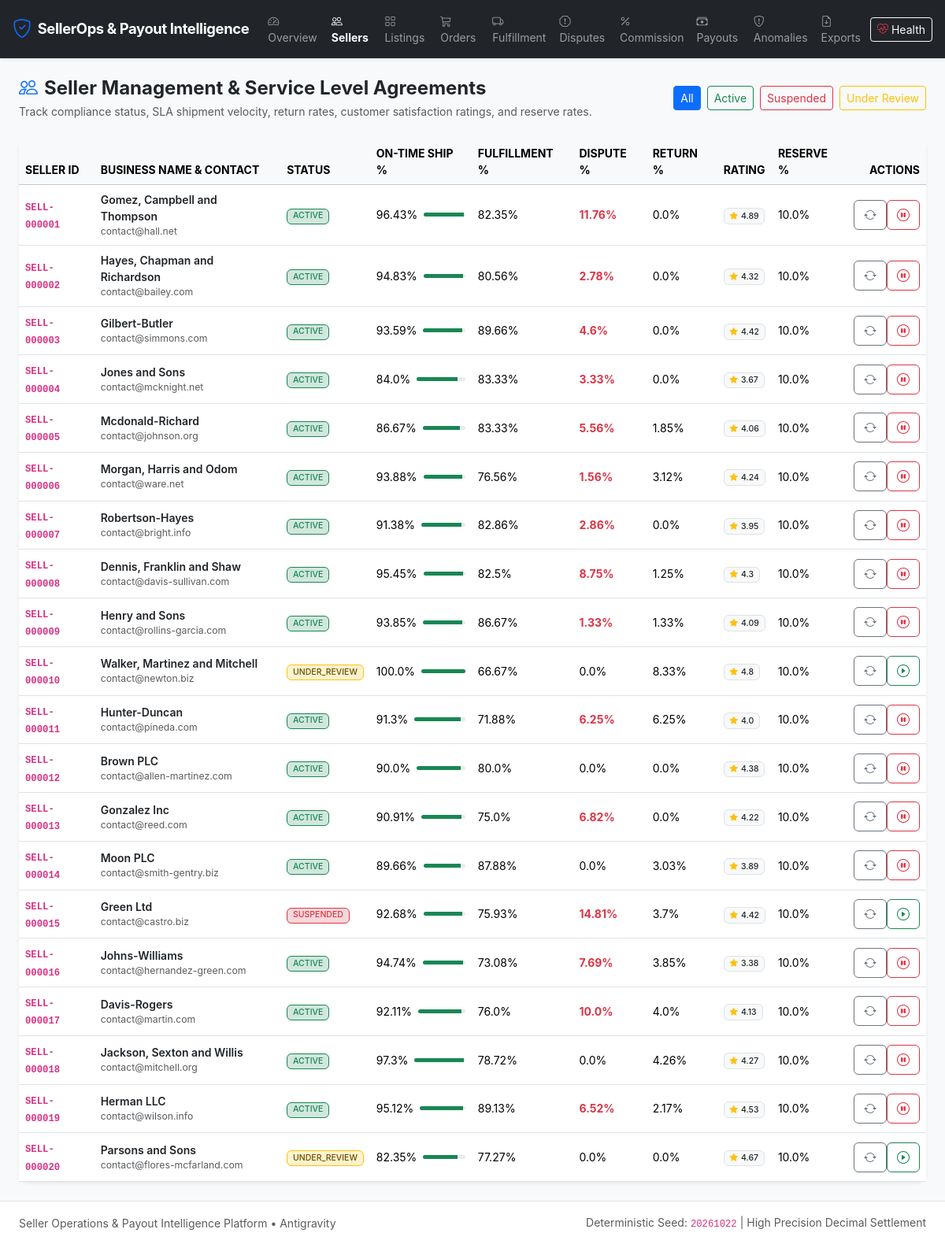
Screenshot of /sellers with the database file from the repository.
### app/models/seller.py (models this page shows)
class Seller(Base):
    __tablename__ = 'sellers'
    seller_id = Column(String(32), primary_key=True)  # SELL-000001
    name = Column(String(120), nullable=False)
    email = Column(String(120), unique=True, nullable=False, index=True)
    phone = Column(String(32), nullable=True)
    status = Column(Enum(*SELLER_STATUSES, name='seller_status_enum', validate_strings=True, create_constraint=True), default='ACTIVE', nullable=False, index=True)
    rating = Column(Numeric(3, 2), default=5.00, nullable=False)
    on_time_shipment_rate = Column(Numeric(5, 2), default=100.00, nullable=False)
    fulfillment_rate = Column(Numeric(5, 2), default=100.00, nullable=False)
    cancellation_rate = Column(Numeric(5, 2), default=0.00, nullable=False)
    return_rate = Column(Numeric(5, 2), default=0.00, nullable=False)
    dispute_rate = Column(Numeric(5, 2), default=0.00, nullable=False)
    reserve_rate = Column(Numeric(5, 4), default=0.1000, nullable=False)
    created_at = Column(DateTime, default=datetime.utcnow, nullable=False)
    updated_at = Column(DateTime, default=datetime.utcnow, onupdate=datetime.utcnow, nullable=False)
    listings = relationship('ProductListing', back_populates='seller', cascade='all, delete-orphan')
    order_lines = relationship('OrderLine', back_populates='seller')
    fulfillments = relationship('Fulfillment', back_populates='seller')
    reviews = relationship('CustomerReview', back_populates='seller')
    disputes = relationship('Dispute', back_populates='seller')
    payouts = relationship('Payout', back_populates='seller')
    status_events = relationship('SellerStatusEvent', back_populates='seller', cascade='all, delete-orphan')
    __table_args__ = (
        Index('idx_seller_status_rating', 'status', 'rating'),
    )
    def to_dict(self):
        return {
            'seller_id': self.seller_id,
            'name': self.name,
            'email': self.email,
            'phone': self.phone,
            'status': self.status,
            'rating': float(self.rating) if self.rating is not None else 0.0,
            'on_time_shipment_rate': float(self.on_time_shipment_rate) if self.on_time_shipment_rate is not None else 0.0,
            'fulfillment_rate': float(self.fulfillment_rate) if self.fulfillment_rate is not None else 0.0,
            'cancellation_rate': float(self.cancellation_rate) if self.cancellation_rate is not None else 0.0,
            'return_rate': float(self.return_rate) if self.return_rate is not None else 0.0,
            'dispute_rate': float(self.dispute_rate) if self.dispute_rate is not None else 0.0,
            'reserve_rate': float(self.reserve_rate) if self.reserve_rate is not None else 0.0,
            'created_at': self.created_at.isoformat() if self.created_at else None,
            'updated_at': self.updated_at.isoformat() if self.updated_at else None
        }

### app/routes/dashboard_routes.py (the view)
@dashboard_bp.route('/sellers')
def sellers():
    status_filter = request.args.get('status')
    all_sellers = SellerService.get_all_sellers(status_filter)
    return render_template('sellers.html', sellers=all_sellers, current_status=status_filter)

### app/__init__.py (called while the page is built)
def register_security_headers(app: Flask):
    @app.after_request
    def set_security_headers(response):
        response.headers['X-Content-Type-Options'] = 'nosniff'
        response.headers['X-Frame-Options'] = 'SAMEORIGIN'
        response.headers['X-XSS-Protection'] = '1; mode=block'
        response.headers['Referrer-Policy'] = 'strict-origin-when-cross-origin'
        response.headers['Content-Security-Policy'] = (
            "default-src 'self' https: 'unsafe-inline' 'unsafe-eval'; "
            "img-src 'self' data: https:; "
            "font-src 'self' https: data:; "
            "style-src 'self' https: 'unsafe-inline';"
        )
        return response

### app/services/seller_service.py (called while the page is built)
    @staticmethod
    def get_all_sellers(status_filter: Optional[str] = None) -> List[Dict[str, Any]]:
        with get_session() as session:
            query = session.query(Seller)
            if status_filter:
                query = query.filter(Seller.status == status_filter)
            sellers = query.order_by(Seller.seller_id.asc()).all()
            return [s.to_dict() for s in sellers]

### database/connection.py (called while the page is built, shortened)
def get_default_uri() -> str:
    if os.getenv('DATABASE_URL'):
        return os.getenv('DATABASE_URL')

def get_session_factory(database_uri: str = None):
    uri = database_uri or get_default_uri()
    if uri not in _session_factories:
        engine = get_engine(uri)
        _session_factories[uri] = scoped_session(
            sessionmaker(autocommit=False, autoflush=False, expire_on_commit=False, bind=engine)
        )
    return _session_factories[uri]

@contextmanager
def get_session(database_uri: str = None) -> Generator:
    session_factory = get_session_factory(database_uri)
    session = session_factory()
    try:
        yield session
        session.commit()
    except Exception as exc:
        session.rollback()
        logger.error(f"Database session error: {exc}")
        raise
    finally:
        session.close()

### app/templates/sellers.html (shortened to what this page needs)
{% extends "base.html" %}
{% block content %}
<div class="d-flex justify-content-between align-items-center mb-4">
    <div>
        <h4 class="fw-bold text-dark mb-1"><i class="bi bi-people text-primary me-2"></i>Seller Management & Service Level Agreements</h4>
        <p class="text-muted small mb-0">Track compliance status, SLA shipment velocity, return rates, customer satisfaction ratings, and reserve rates.</p>
    </div>
    <div class="d-flex gap-2">
        <a href="/sellers" class="btn btn-sm {% if not current_status %}btn-primary{% else %}btn-outline-secondary{% endif %}">All</a>
        <a href="/sellers?status=ACTIVE" class="btn btn-sm {% if current_status == 'ACTIVE' %}btn-success{% else %}btn-outline-success{% endif %}">Active</a>
        <a href="/sellers?status=SUSPENDED" class="btn btn-sm {% if current_status == 'SUSPENDED' %}btn-danger{% else %}btn-outline-danger{% endif %}">Suspended</a>
        <a href="/sellers?status=UNDER_REVIEW" class="btn btn-sm {% if current_status == 'UNDER_REVIEW' %}btn-warning{% else %}btn-outline-warning{% endif %}">Under Review</a>
    </div>
</div>
<div class="card border-0 shadow-sm">
    <div class="table-responsive">
        <table class="table table-hover align-middle mb-0 small">
            <thead class="table-light text-muted text-uppercase">
                <tr>
                    <th>Seller ID</th>
                    <th>Business Name & Contact</th>
                    <th>Status</th>
                    <th>On-Time Ship %</th>
                    <th>Fulfillment %</th>
                    <th>Dispute %</th>
                    <th>Return %</th>
                    <th>Rating</th>
                    <th>Reserve %</th>
                    <th class="text-end">Actions</th>
                </tr>
            </thead>
            <tbody>
                {% for s in sellers %}
                <tr>
                    <td class="fw-bold"><code>{{ s.seller_id }}</code></td>
                    <td>
                        <div class="fw-semibold text-dark">{{ s.name }}</div>
                        <div class="text-muted small">{{ s.email }}</div>
                    </td>
                    <td>
                        {% if s.status == 'ACTIVE' %}
                            <span class="badge bg-success-subtle text-success border border-success">ACTIVE</span>
                        {% elif s.status == 'SUSPENDED' %}
                            <span class="badge bg-danger-subtle text-danger border border-danger">SUSPENDED</span>
                        {% elif s.status == 'UNDER_REVIEW' %}
                            <span class="badge bg-warning-subtle text-warning-emphasis border border-warning">UNDER_REVIEW</span>
                        {% else %}
                            <span class="badge bg-secondary">{{ s.status }}</span>
                        {% endif %}
                    </td>
                    <td>
                        <div class="d-flex align-items-center gap-2">
                            <span>{{ s.on_time_shipment_rate }}%</span>
                            <div class="progress flex-grow-1" style="height: 5px;">
                                <div class="progress-bar bg-success" style="width: {{ s.on_time_shipment_rate }}%;"></div>
                            </div>
                        </div>
                    </td>
                    <td>{{ s.fulfillment_rate }}%</td>
                    <td>
                        <span class="{% if s.dispute_rate > 1.0 %}text-danger fw-bold{% endif %}">{{ s.dispute_rate }}%</span>
                    </td>
                    <td>{{ s.return_rate }}%</td>
                    <td>
                        <span class="badge bg-light text-dark border">
                            <i class="bi bi-star-fill text-warning me-1"></i>{{ s.rating }}
                        </span>
                    </td>
                    <td>{{ (s.reserve_rate * 100) | round(1) }}%</td>
                    <td class="text-end">
                        <div class="btn-group btn-group-sm">
                            <form action="/sellers/{{ s.seller_id }}/recalculate-sla" method="POST" class="d-inline">
                                <button type="submit" class="btn btn-outline-secondary" title="Recalculate SLA">
                                    <i class="bi bi-arrow-repeat"></i>
                                </button>
                            </form>
                            {% if s.status == 'ACTIVE' %}
                            <form action="/sellers/{{ s.seller_id }}/status" method="POST" class="d-inline">
                                <button type="submit" class="btn btn-outline-danger" title="Suspend Seller">
                                    <i class="bi bi-pause-circle"></i>
                                </button>
                            </form>
                            {% else %}
                            <form action="/sellers/{{ s.seller_id }}/status" method="POST" class="d-inline">
                                <button type="submit" class="btn btn-outline-success" title="Activate Seller">
                                    <i class="bi bi-play-circle"></i>
                                </button>
                            </form>
                            {% endif %}
                        </div>
                    </td>
                </tr>
                {% endfor %}
            </tbody>
        </table>
    </div>
</div>
{% endblock %}

### app/static/css/custom.css (style rules this page uses)
body { font-family: -apple-system, BlinkMacSystemFont, "Segoe UI", Roboto, Helvetica, Arial, sans-serif; background-color: #f8fafc; color: #1e293b; }
.card { border-radius: 0.75rem; box-shadow: 0 1px 3px 0 rgb(0 0 0 / 0.1), 0 1px 2px -1px rgb(0 0 0 / 0.1); transition: transform 0.2s ease, box-shadow 0.2s ease; }
.badge { font-weight: 500; }

### rows the page displays
Seller: seller_id "SELL-000001", name "Gomez, Campbell and Thompson", email "contact@hall.net", shows "ACTIVE", on_time_shipment_rate "96.43", fulfillment_rate "82.35", dispute_rate "11.76", return_rate "0.0", rating "4.89", reserve_rate "10.0"
Seller: seller_id "SELL-000002", name "Hayes, Chapman and Richardson", email "contact@bailey.com", shows "ACTIVE", on_time_shipment_rate "94.83", fulfillment_rate "80.56", dispute_rate "2.78", return_rate "0.0", rating "4.32", reserve_rate "10.0"
Seller: seller_id "SELL-000003", name "Gilbert-Butler", email "contact@simmons.com", shows "ACTIVE", on_time_shipment_rate "93.59", fulfillment_rate "89.66", dispute_rate "4.6", return_rate "0.0", rating "4.42", reserve_rate "10.0"
Seller: seller_id "SELL-000004", name "Jones and Sons", email "contact@mcknight.net", shows "ACTIVE", on_time_shipment_rate "84.0", fulfillment_rate "83.33", dispute_rate "3.33", return_rate "0.0", rating "3.67", reserve_rate "10.0"
Seller: seller_id "SELL-000005", name "Mcdonald-Richard", email "contact@johnson.org", shows "ACTIVE", on_time_shipment_rate "86.67", fulfillment_rate "83.33", dispute_rate "5.56", return_rate "1.85", rating "4.06", reserve_rate "10.0"
Seller: seller_id "SELL-000006", name "Morgan, Harris and Odom", email "contact@ware.net", shows "ACTIVE", on_time_shipment_rate "93.88", fulfillment_rate "76.56", dispute_rate "1.56", return_rate "3.12", rating "4.24", reserve_rate "10.0"
Seller: seller_id "SELL-000007", name "Robertson-Hayes", email "contact@bright.info", shows "ACTIVE", on_time_shipment_rate "91.38", fulfillment_rate "82.86", dispute_rate "2.86", return_rate "0.0", rating "3.95", reserve_rate "10.0"
Seller: seller_id "SELL-000008", name "Dennis, Franklin and Shaw", email "contact@davis-sullivan.com", shows "ACTIVE", on_time_shipment_rate "95.45", fulfillment_rate "82.5", dispute_rate "8.75", return_rate "1.25", rating "4.3", reserve_rate "10.0"
Seller: seller_id "SELL-000009", name "Henry and Sons", email "contact@rollins-garcia.com", shows "ACTIVE", on_time_shipment_rate "93.85", fulfillment_rate "86.67", dispute_rate "1.33", return_rate "1.33", rating "4.09", reserve_rate "10.0"
Seller: seller_id "SELL-000010", name "Walker, Martinez and Mitchell", email "contact@newton.biz", shows "UNDER_REVIEW", on_time_shipment_rate "100.0", fulfillment_rate "66.67", dispute_rate "0.0", return_rate "8.33", rating "4.8", reserve_rate "10.0"
Seller: seller_id "SELL-000011", name "Hunter-Duncan", email "contact@pineda.com", shows "ACTIVE", on_time_shipment_rate "91.3", fulfillment_rate "71.88", dispute_rate "6.25", return_rate "6.25", rating "4.0", reserve_rate "10.0"
Seller: seller_id "SELL-000012", name "Brown PLC", email "contact@allen-martinez.com", shows "ACTIVE", on_time_shipment_rate "90.0", fulfillment_rate "80.0", dispute_rate "0.0", return_rate "0.0", rating "4.38", reserve_rate "10.0"
Seller: seller_id "SELL-000013", name "Gonzalez Inc", email "contact@reed.com", shows "ACTIVE", on_time_shipment_rate "90.91", fulfillment_rate "75.0", dispute_rate "6.82", return_rate "0.0", rating "4.22", reserve_rate "10.0"
Seller: seller_id "SELL-000014", name "Moon PLC", email "contact@smith-gentry.biz", shows "ACTIVE", on_time_shipment_rate "89.66", fulfillment_rate "87.88", dispute_rate "0.0", return_rate "3.03", rating "3.89", reserve_rate "10.0"
Seller: seller_id "SELL-000015", name "Green Ltd", email "contact@castro.biz", shows "SUSPENDED", on_time_shipment_rate "92.68", fulfillment_rate "75.93", dispute_rate "14.81", return_rate "3.7", rating "4.42", reserve_rate "10.0"
Seller: seller_id "SELL-000016", name "Johns-Williams", email "contact@hernandez-green.com", shows "ACTIVE", on_time_shipment_rate "94.74", fulfillment_rate "73.08", dispute_rate "7.69", return_rate "3.85", rating "3.38", reserve_rate "10.0"
Seller: seller_id "SELL-000017", name "Davis-Rogers", email "contact@martin.com", shows "ACTIVE", on_time_shipment_rate "92.11", fulfillment_rate "76.0", dispute_rate "10.0", return_rate "4.0", rating "4.13", reserve_rate "10.0"
Seller: seller_id "SELL-000018", name "Jackson, Sexton and Willis", email "contact@mitchell.org", shows "ACTIVE", on_time_shipment_rate "97.3", fulfillment_rate "78.72", dispute_rate "0.0", return_rate "4.26", rating "4.27", reserve_rate "10.0"
Seller: seller_id "SELL-000019", name "Herman LLC", email "contact@wilson.info", shows "ACTIVE", on_time_shipment_rate "95.12", fulfillment_rate "89.13", dispute_rate "6.52", return_rate "2.17", rating "4.53", reserve_rate "10.0"
Seller: seller_id "SELL-000020", name "Parsons and Sons", email "contact@flores-mcfarland.com", shows "UNDER_REVIEW", on_time_shipment_rate "82.35", fulfillment_rate "77.27", dispute_rate "0.0", return_rate "0.0", rating "4.67", reserve_rate "10.0"
